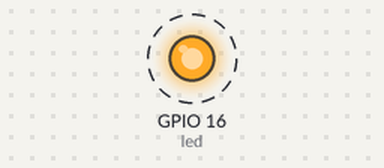
Recording of a sketch running on a simulated ESP8266 (NodeMCU). Shown: output pins drawn as LEDs (lit = HIGH). Dashed ring = blinking. WiFi joins after 1.5 s; servers stay silent unless stated; what the sketch prints to the serial monitor is not drawn.

Above: at 1.7 s.
Timing chart, 0 to 4.5 s (numbered marks = the images above):
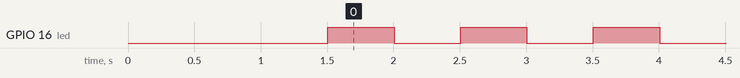

Measured:
- by itself, GPIO 16 (led): alternates HIGH for 0.50 s and LOW for 0.50 s

The sketch:

websample_2_.ino
```cpp
#include <ESP8266WiFi.h>
#include <WiFiClient.h>
#include <ESP8266WebServer.h>
#include <ESP8266mDNS.h>
int led = 16;
const char* ssid = "TP";
const char* password = "12345678";
int con;
ESP8266WebServer server(80);


void handleRoot() {
  con =0;

  server.send(200, "text/plain", "Welcome to the IoT world");
}
void handleon() {
  con =2;

  server.send(200, "text/plain", "LED is keep On");
}

void handleNotFound() {

  String message = "File Not Found\n\n";
  server.send(404, "text/plain", message);

}

void setup(void) {

  Serial.begin(115200);
  WiFi.begin(ssid, password);
  Serial.println("");
pinMode(led, OUTPUT);
  while (WiFi.status() != WL_CONNECTED) {
    delay(500);
    Serial.print(".");
  }
  Serial.println("");
  Serial.print("Connected to ");
  Serial.println(ssid);
  Serial.print("IP address: ");
  Serial.println(WiFi.localIP());

  if (MDNS.begin("algobel-webled", WiFi.localIP())) {
    Serial.println("MDNS responder started");
  }

  server.on("/", handleRoot);
  server.on("/on", handleon);

  server.onNotFound(handleNotFound);

  server.begin();

  Serial.println("HTTP server started");

  Serial.setDebugOutput(true);

  WiFi.printDiag(Serial);
}

void loop(void) {
  server.handleClient();
  if (con==0){
    digitalWrite(led,HIGH);
    delay(500);
    digitalWrite(led,LOW);
    delay(500);
  }

}
```
